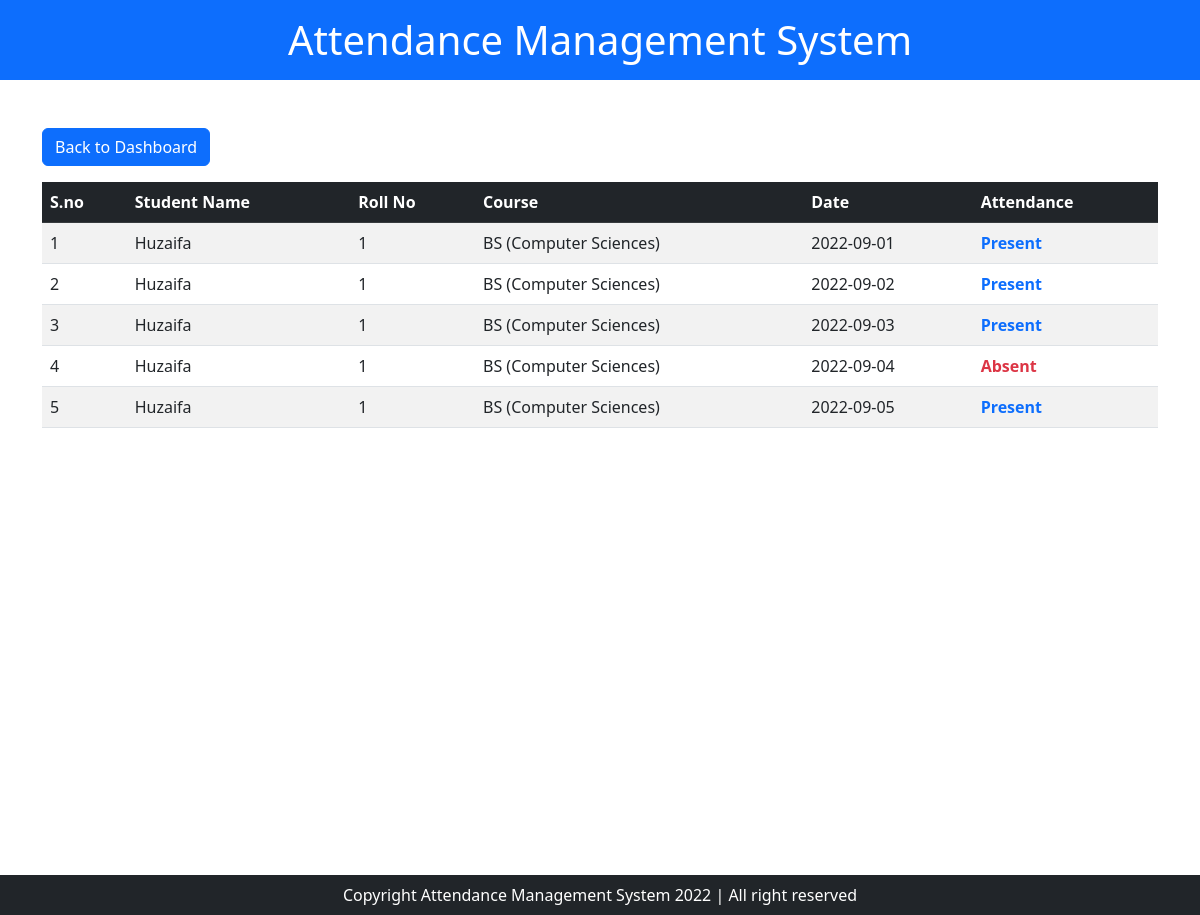
/records.php (signed in), run on the app's committed database.
### tables this page shows
CREATE TABLE `student` (
  `id` int(11) NOT NULL,
  `name` varchar(50) NOT NULL,
  `roll_no` int(25) NOT NULL,
  `course` varchar(30) NOT NULL,
  `semester` varchar(20) NOT NULL,
  `branch` text NOT NULL,
  `attendance` varchar(10) NOT NULL,
  `f_id` int(25) NOT NULL,
  `time` date NOT NULL
);

### records.php (the view, shortened to what this page needs)
<!DOCTYPE html>
<html lang="en">
<head>
    <link href="https://cdn.jsdelivr.net/npm/bootstrap@5.2.0/dist/css/bootstrap.min.css" rel="stylesheet"
>
</head>
<body>
    <div class="container-fluid p-0 m-0">
        <div id="top-head" class="bg-primary p-0 m-0">
            <h1 class="text-white text-center p-3">Attendance Management System </h1>
        </div>
    </div>
    <div class="container table-cont mt-5">
    <a href="dashboard.php" class="btn btn-primary mb-3">Back to Dashboard</a>
    <table class="table table-striped table-hover">
            <thead class="table-dark">
                <th>S.no</th>
                <th>Student Name</th>
                <th>Roll No</th>
                <th>Course</th>
                <th>Date</th>
                <th>Attendance</th>
            </thead>
            <tbody>
                <?php
        include "partials/database.php";
        $role = $_SESSION['role'];
        $r_sql = "SELECT * FROM `role` WHERE id='$role';";
        $r_result = mysqli_query($conn,$r_sql);
        $role_fet = mysqli_fetch_assoc($r_result);
        if($role_fet['role'] == "admin" || $role_fet['role'] == "teacher"){
            if(isset($_POST['s_name']) && !empty($_POST['roll_no'])){
                if($_SERVER['REQUEST_METHOD'] == "POST"){
                    $name = $_POST['s_name'];
                    $roll_no = $_POST['roll_no'];
                    $f_id = $_SESSION['f_id'];
                    $sql = "SELECT * FROM `student` WHERE name='$name' AND roll_no='$roll_no' AND f_id='$f_id';";
                    $result = mysqli_query($conn,$sql);
                    $row = mysqli_fetch_assoc($result);
                    if($name == $row['name'] && $roll_no == $row['roll_no']){
                        $sql = "SELECT * FROM `student` WHERE name='$name' AND roll_no='$roll_no' AND f_id='$f_id';";
                        $result = mysqli_query($conn,$sql);
                        $count = 1;
                        if(mysqli_num_rows($result) > 0 ){
                            while($data = mysqli_fetch_assoc($result)){
                            echo'
                            <tr>
                            <td>'.$count.'</td>
                            <td>'.$data['name'].'</td>
                            <td>'.$data['roll_no'].'</td>
                            <td>'.$data['course'].'</td>
                            <td>'.$data['time'].'</td>';
                            if($data['attendance'] == "present"){
                                echo '<td class="text-primary text-capitalize"><b>'.$data['attendance'].'</b></td>';
                            }else{
                                echo '<td class="text-danger text-capitalize" ><b>'.$data['attendance'].'</b></td>';
                            }
                            echo' </tr>';
                            $count = $count +1;
                            }
                        }else{
                            echo "no records";
                        }
                    }else{
                        header("Location: dashboard.php?not_equal=false");
                    }
                }else{
                    echo "program issue";
                }
            }else{
                header("Location: dashboard.php?value=false");
            };
        }else if($role_fet['role'] == "student"){
            $name = $_SESSION['name'];
            $sql = "SELECT * FROM `student` WHERE name='$name';";
            $result = mysqli_query($conn,$sql);
            $data = mysqli_fetch_assoc($result);
            if($data['name'] == $_SESSION['name']){
                $count = 1;
                $n = $data['name'];
                $sql = "SELECT * FROM `student` WHERE name='$n';";
                $result = mysqli_query($conn,$sql);
                if(mysqli_num_rows($result) > 0 ){
                    while($row = mysqli_fetch_assoc($result)){
                    echo'
                    <tr>
                    <td>'.$count.'</td>
                    <td>'.$row['name'].'</td>
                    <td>'.$row['roll_no'].'</td>
                    <td>'.$row['course'].'</td>
                    <td>'.$row['time'].'</td>';
                    if($row['attendance'] == "present"){
                        echo '<td class="text-primary text-capitalize"><b>'.$row['attendance'].'</b></td>';
                    }else{
                        echo '<td class="text-danger text-capitalize" ><b>'.$row['attendance'].'</b></td>';
                    }
                    echo' </tr>';
                    $count = $count +1;
                    }
                }else{
                    header("Location: dashboard.php?exsist=false");
                }
            }else{
                header("Location: dashboard.php?new_student=true");
            }
            }
        else{
            echo"<script>alert('issue')</script>";
        }
?>
            </tbody>
        </table>
    </div>
    <?php include "partials/footer.php";?>
</body>
</html>

### partials/footer.php
<div class="container-fluid bg-dark text-white m-0 p-0 text-center">
    <p class="m-0 p-2">Copyright Attendance Management System <?php echo date("Y"); ?> | All right reserved</p>
</div>

### records.php (style rules this page uses)
.table-cont { margin-bottom: 447px; }

### data on the page
student: name "Huzaifa", roll_no "1", course "BS (Computer Sciences)", time "2022-09-01", attendance "Present"
student: name "Huzaifa", roll_no "1", course "BS (Computer Sciences)", time "2022-09-02", attendance "Present"
student: name "Huzaifa", roll_no "1", course "BS (Computer Sciences)", time "2022-09-03", attendance "Present"
student: name "Huzaifa", roll_no "1", course "BS (Computer Sciences)", time "2022-09-04", attendance "Absent"
student: name "Huzaifa", roll_no "1", course "BS (Computer Sciences)", time "2022-09-05", attendance "Present"
